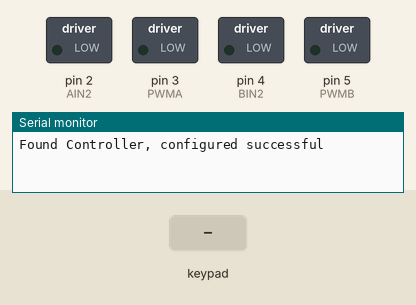
Bench run of a sketch on a simulated Arduino Uno, built with avr-gcc and run on an emulated ATmega328P. Shown: switched loads named in the sketch (green lamp = pin HIGH), the last lines printed to the serial monitor. The test bench sets the inputs (shaded band).

Above: at 1.5 s.
1.6 s: key 'X' pressed
At 2.5 s:
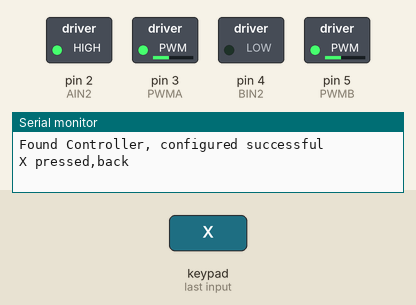
3.1 s: key 'O' pressed
At 4.1 s:
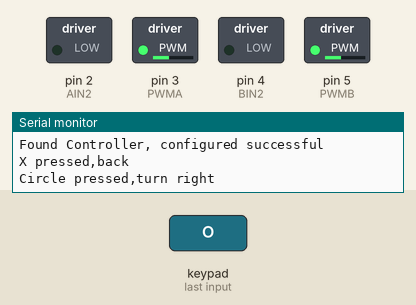
4.6 s: key 'S' pressed
At 5.6 s:
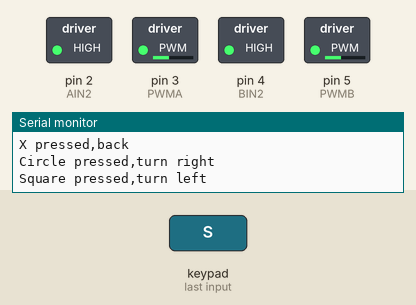
6.1 s: key 'T' pressed
At 7.1 s:
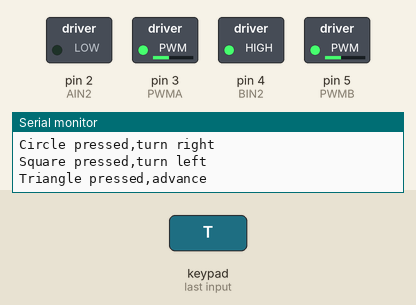
Timing chart, 0 to 8.6 s (numbered marks = the images above; inputs shaded):
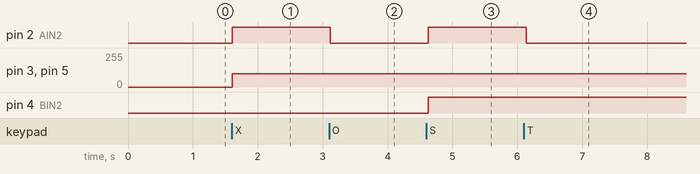

Measured:
- after the input at 1.6 s, pin 2 (AIN2): LOW → HIGH at once; pin 3 (PWMA), pin 5 (PWMB): 0/255 → 100/255 at once
- after the input at 3.1 s, pin 2 (AIN2): HIGH → LOW at once
- after the input at 4.6 s, pin 2 (AIN2), pin 4 (BIN2): LOW → HIGH at once
- after the input at 6.1 s, pin 2 (AIN2): HIGH → LOW at once

The sketch:

lesson_13.1_PS2_control_robot.ino
```cpp
/*
 keyestudio 4DOF Mechanical Robot Arm Car
 lesson 13.1
 PS2 control robot
 http://www.keyestudio.com
*/
#include <PS2X_lib.h>
#define PS2_DAT   12
#define PS2_CMD   11
#define PS2_SEL   10
#define PS2_CLK   13
int AIN2=2;  //define the driving pins of motor
int PWMA=3;
int BIN2=4; //when AIN2 is low and AIN1 is high, BIN2 is high and BIN1 is low
int PWMB=5;
#define pressures   false
#define rumble    false
PS2X ps2x;
int error=0;
byte type=0;
byte vibrate=0;

void setup(){
  Serial.begin(9600);
  pinMode(AIN2, OUTPUT); //set ports of motor to output
  pinMode(PWMA, OUTPUT);
  pinMode(BIN2, OUTPUT);
  pinMode(PWMB, OUTPUT);
  delay(300);
  error=ps2x.config_gamepad(PS2_CLK, PS2_CMD, PS2_SEL, PS2_DAT, pressures, rumble);
  if(error==0){
    Serial.println("Found Controller, configured successful ");
  }
  stopp();
}

void loop(){
  if(error!=0) return;
  else{
    ps2x.read_gamepad(false, vibrate);

    vibrate = ps2x.Analog(PSAB_CROSS);
    if (ps2x.NewButtonState()){
      if(ps2x.Button(PSB_L2))       {Serial.println("L2 pressed,stop");stopp();}
      if(ps2x.Button(PSB_R2))       {Serial.println("R2 pressed,stop");stopp();}
      if(ps2x.Button(PSB_GREEN))    {Serial.println("Triangle pressed,advance");advance();}
      if(ps2x.Button(PSB_RED))      {Serial.println("Circle pressed,turn right");turnR();}
      if(ps2x.Button(PSB_BLUE))     {Serial.println("X pressed,back");back();}
      if(ps2x.Button(PSB_PINK))     {Serial.println("Square pressed,turn left");turnL();}
    }
  }
  delay(50);
}

void advance() {   //go forward
  digitalWrite(AIN2, LOW); //when AIN2 is low and AIN1 is high，motor MA turns clockwise
  analogWrite(PWMA, 100); //rotation speed of motor MA is 100
  digitalWrite(BIN2, HIGH); //When BIN2 is high and BIN1 is low, motor MB turns clockwise
  analogWrite(PWMB, 100); //rotation speed of motor MB is 100
}
void turnL() {  //turn left
  digitalWrite(AIN2, HIGH); //when AIN2 is high and AIN1 is low，motor MA turns anticlockwise
  analogWrite(PWMA, 100); //rotation speed of motor MA is 100
  digitalWrite(BIN2, HIGH); //When BIN2 is high and BIN1 is low, motor MB turns clockwise
  analogWrite(PWMB, 100); //rotation speed of motor MB is 100
}
void turnR() {  //turn right
  digitalWrite(AIN2, LOW); //when AIN2 is low and AIN1 is high，motor MA turns clockwise
  analogWrite(PWMA, 100); //rotation speed of motor MA is 100
  digitalWrite(BIN2, LOW); //When BIN2 is low and BIN1 is high, motor MB turns clockwise
  analogWrite(PWMB, 100); //rotation speed of motor MB is 100
}
void back() {   //go back
  digitalWrite(BIN2, LOW); //When BIN2 is low and BIN1 is high motor MB turns anticlockwise
  analogWrite(PWMB, 100); //rotation speed of motor MB is 100
  digitalWrite(AIN2, HIGH); //when AIN2 is high and AIN1 is low，motor MA turns anticlockwise
  analogWrite(PWMA, 100); //rotation speed of motor MA is 100
}
void stopp() {  //stop
  analogWrite(PWMA, 0); //rotation speed of motor MA is 0
  analogWrite(PWMB, 0); //rotation speed of motor MB is 0
}
```
